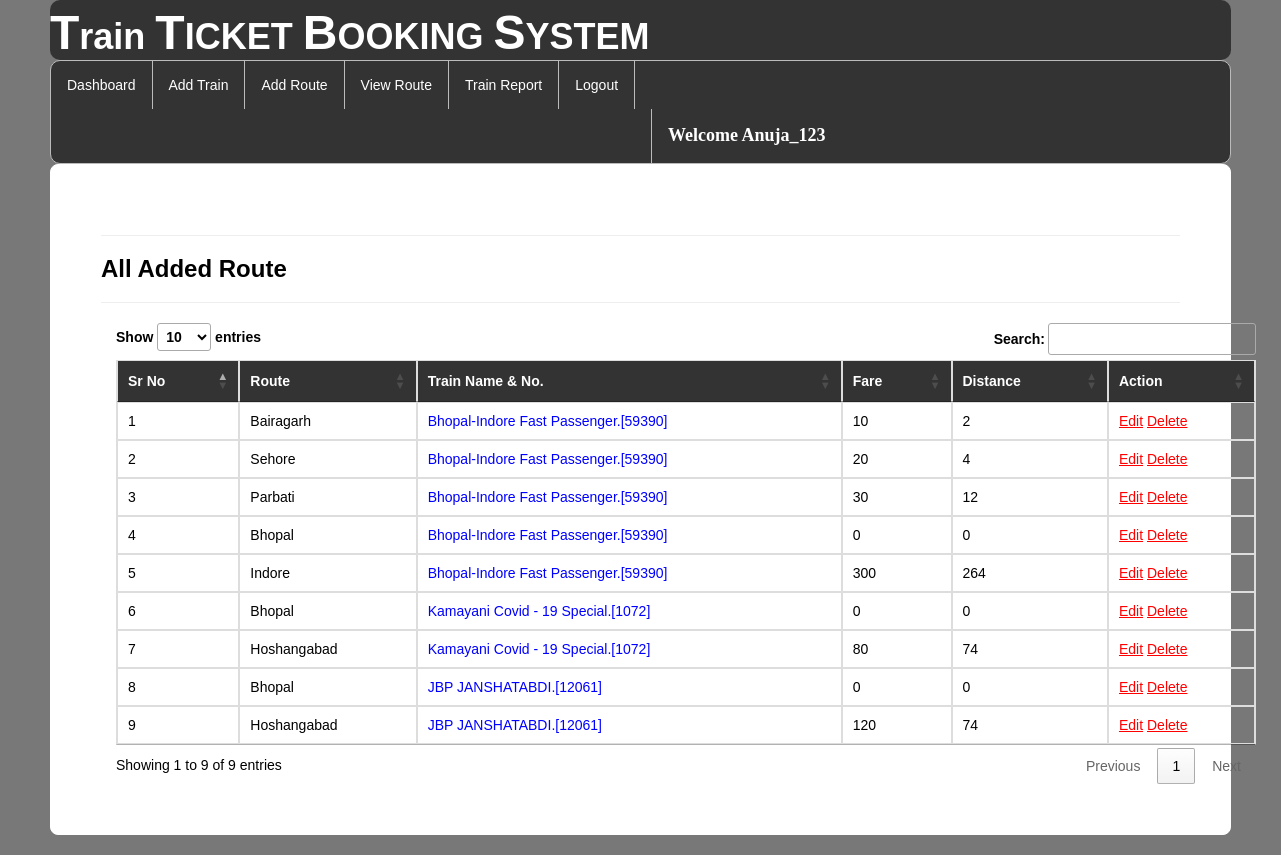
The app's page /availableroute/ (signed in) with its own data.
### railway/models.py (models this page shows, shortened)
class Add_route(models.Model):
    train = models.ForeignKey(Add_Train,on_delete=models.CASCADE,null=True)
    route = models.CharField(max_length=100,null=True)
    distance=models.IntegerField(null=True)
    fare=models.IntegerField(null=True)

class Add_Train(models.Model):
    trainname = models.CharField(max_length=30,null=True)
    train_no = models.IntegerField(null=True)
    from_city = models.CharField(max_length=30,null=True)
    to_city = models.CharField(max_length=30,null=True)
    departuretime=models.CharField(max_length=30,null=True)
    arrivaltime=models.CharField(max_length=30,null=True)
    trevaltime=models.CharField(max_length=100,null=True)
    distance=models.IntegerField(null=True)
    img=models.FileField(null=True)

### railway/views.py (the view)
# urls.py: path('availableroute/', displayroute, name="availableroute"),
def displayroute(request):
    if not request.user.is_authenticated:
        return redirect('login')
    data = Add_route.objects.all()
    data2 = Add_Train.objects.all()
    d = {'data':data,'data2':data2}
    return render(request,"availableroute.html",d)

### railway/templates/availableroute.html (shortened to what this page needs)
{% extends 'navigation3.html' %}
{% load static %}
{% block b %}
<div style="color:Black;border:1px solid white;border-radius:8px;background-color:white;padding:50px">
<hr><h3><strong>All Added Route</strong></h3><hr>
        <div class="container">
<table class="table table-bordered" id="myTable">
  <thead style="color:white;background-color:#333">
  <tr>
    <th>Sr No</th>
    <th>Route</th>
      <th>Train Name & No.</th>
    <th>Fare</th>
    <th>Distance</th>
    <th>Action</th>
  </tr>
  </thead>
   <tbody>
{% for i in data %}
  <tr>
    <td>{{forloop.counter}}</td>
    <td>{{i.route}}</td>
      <td style="color:blue">{{i.train.trainname}}.[{{i.train.train_no}}]</td>
    <td>{{i.fare}}</td>
    <td>{{i.distance}}</td>
    <td style="100px"><a href="{% url 'editroute' i.id %}" style="color:red"><u>Edit</u></a>
        <a href="{% url 'delete_route' i.id %}" style="color:red"><u>Delete</u></a></td>
  </tr>{% endfor %}
    </tbody>
</table>
 </div>
</div>
{% endblock %}

### railway/templates/navigation3.html (shortened to what this page needs)
{% extends 'head.html' %}
{% load static %}
{% block body %}
<link rel = stylesheet href = "//cdn.datatables.net/1.10.19/css/jquery.dataTables.min.css">
<ul class="id2">
  <li id="id1"><a href="{% url 'admindashboard' %}">Dashboard</a></li>
  <li id="id1"><a href="{% url 'add_train' %}">Add Train</a></li>
  <li id="id1"><a href="{% url 'add_route' %}">Add Route</a></li>
  <li id="id1"><a href="{% url 'availableroute' %}">View Route</a></li>
  <li id="id1"><a href="{% url 'view_train'%}">Train Report</a></li>
  <li id="id1"><a href="{% url 'log_out' %}">Logout</a></li>
      <li id="id2" style="margin-left:600px"><a href="" style="color:white"><strong style="font-size:18px;font-family:cursive">Welcome {{request.user.username}}</strong></a></li>
</ul>
{% block b %}
{% endblock %}
{% endblock %}

### railway/templates/navigation3.html (style rules this page uses)
.id2 { list-style-type: none; margin: 0; padding: 0; overflow: hidden; background-color: #333; border-radius:10px; border:1px solid #bbb; }
#id1 { float: left; border-right:1px solid #bbb; }
#id2 { float: left; border-left:1px solid #bbb; }
li:last-child { border-right: none; }
li a { display: block; color: white; text-align: center; padding: 14px 16px; text-decoration: none; }
body { font-family: Arial, Helvetica, sans-serif; }

### records on screen
Add_route: route "Bairagarh", train.trainname "Bhopal-Indore Fast Passenger", train.train_no "59390", fare "10", distance "2"
Add_route: route "Sehore", train.trainname "Bhopal-Indore Fast Passenger", train.train_no "59390", fare "20", distance "4"
Add_route: route "Parbati", train.trainname "Bhopal-Indore Fast Passenger", train.train_no "59390", fare "30", distance "12"
Add_route: route "Bhopal", train.trainname "Bhopal-Indore Fast Passenger", train.train_no "59390", fare "0", distance "0"
Add_route: route "Indore", train.trainname "Bhopal-Indore Fast Passenger", train.train_no "59390", fare "300", distance "264"
Add_route: route "Bhopal", train.trainname "Kamayani Covid - 19 Special", train.train_no "1072", fare "0", distance "0"
Add_route: route "Hoshangabad", train.trainname "Kamayani Covid - 19 Special", train.train_no "1072", fare "80", distance "74"
Add_route: route "Bhopal", train.trainname "JBP JANSHATABDI", train.train_no "12061", fare "0", distance "0"
Add_route: route "Hoshangabad", train.trainname "JBP JANSHATABDI", train.train_no "12061", fare "120", distance "74"

### other values on screen
{{ request.user.username }} "Anuja_123"
